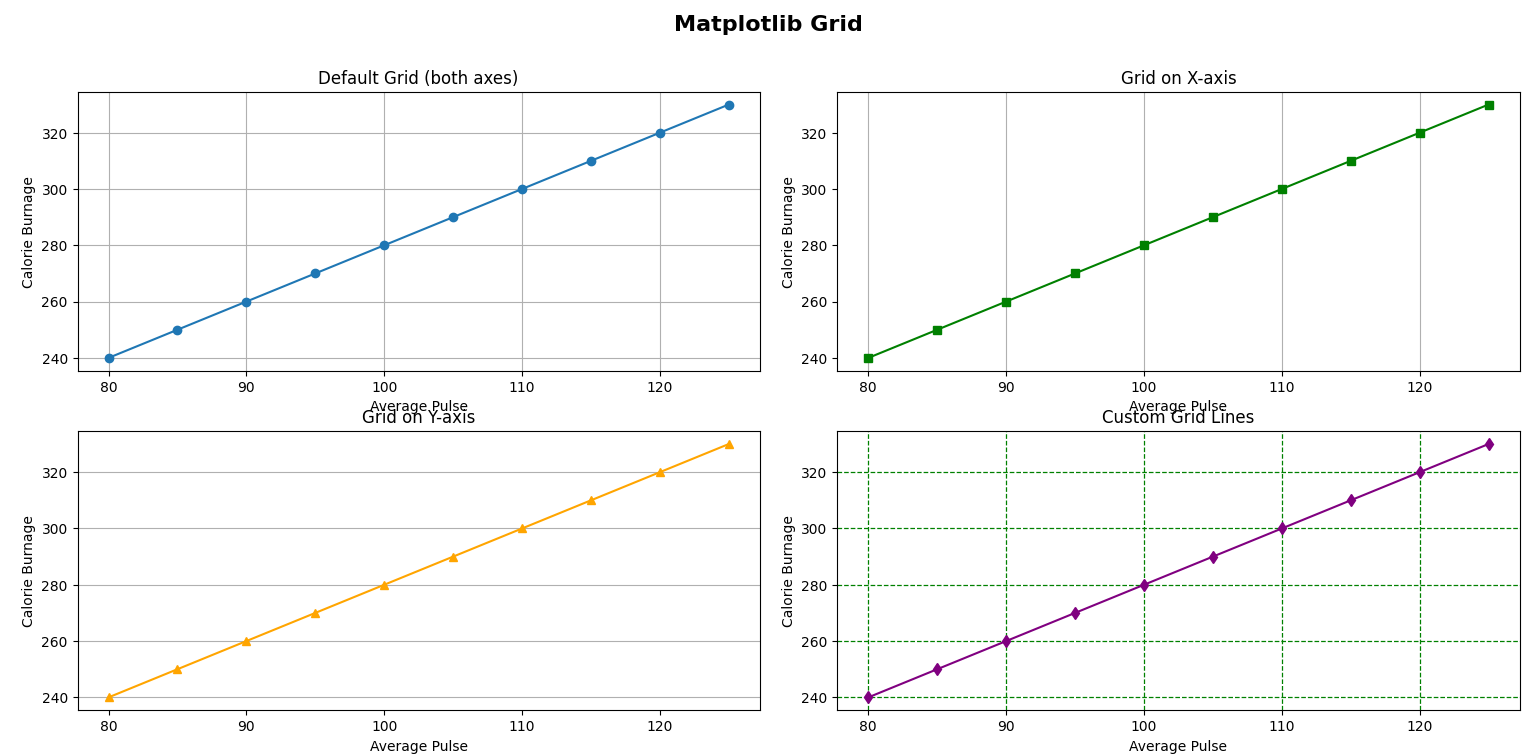

This figure's Python source:
import numpy as np
import matplotlib.pyplot as plt


x = np.array([80, 85, 90, 95, 100, 105, 110, 115, 120, 125])
y = np.array([240, 250, 260, 270, 280, 290, 300, 310, 320, 330])


plt.figure(figsize=(14,10))
plt.suptitle("Matplotlib Grid", fontsize=16, fontweight="bold")


plt.subplot(2,2,1)
plt.plot(x, y, marker='o')
plt.title("Default Grid (both axes)")
plt.xlabel("Average Pulse")
plt.ylabel("Calorie Burnage")
plt.grid(True)


plt.subplot(2,2,2)
plt.plot(x, y, marker='s', color='green')
plt.title("Grid on X-axis")
plt.xlabel("Average Pulse")
plt.ylabel("Calorie Burnage")
plt.grid(axis='x')


plt.subplot(2,2,3)
plt.plot(x, y, marker='^', color='orange')
plt.title("Grid on Y-axis")
plt.xlabel("Average Pulse")
plt.ylabel("Calorie Burnage")
plt.grid(axis='y')


plt.subplot(2,2,4)
plt.plot(x, y, marker='d', color='purple')
plt.title("Custom Grid Lines")
plt.xlabel("Average Pulse")
plt.ylabel("Calorie Burnage")
plt.grid(color='green', linestyle='--', linewidth=0.9)


plt.tight_layout(rect=[0, 0, 1, 0.95])
plt.show()
